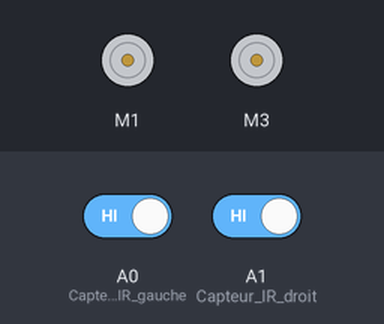
Bench run of a sketch on a simulated Arduino Uno, built with avr-gcc and run on an emulated ATmega328P. On the bench: 2 × DC motor (green arrow = forward, orange = backward, longer = faster). Inputs (shaded band) come from the test bench; at power-on: A0 (Capteur_IR_gauche) HIGH, A1 (Capteur_IR_droit) HIGH.

Above: at 1.2 s.
1.3 s: A0 (Capteur_IR_gauche) driven LOW
At 2.3 s:
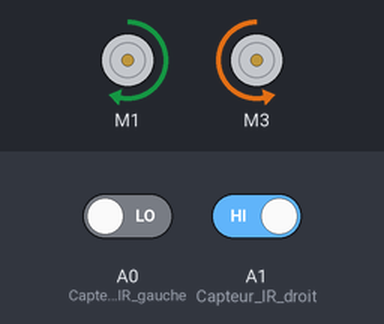
2.8 s: A1 (Capteur_IR_droit) driven LOW
At 3.5 s:
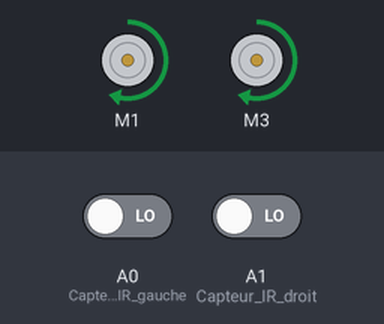
4.3 s: A0 (Capteur_IR_gauche) driven HIGH
At 4.6 s:
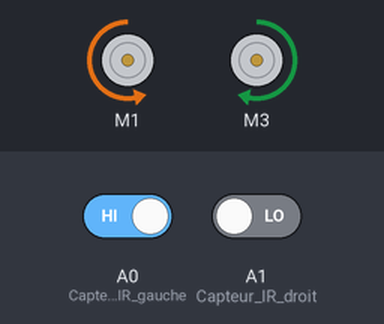
5.8 s: A1 (Capteur_IR_droit) driven HIGH
At 7.0 s:
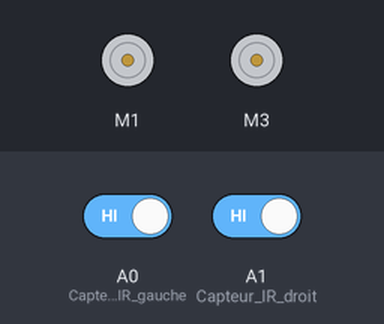
Timing chart, 0 to 8.3 s (numbered marks = the images above; inputs shaded):
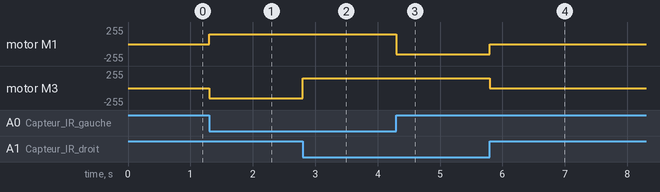

The sketch:

LineFollower.ino
```cpp
#include <Wire.h>
#include <Adafruit_MotorShield.h>

Adafruit_MotorShield AFMS = Adafruit_MotorShield();
Adafruit_DCMotor *myMotorLEFT = AFMS.getMotor(1);
Adafruit_DCMotor *myMotorRIGHT = AFMS.getMotor(3);

int M1_Speed = 150;
int M2_Speed = 150;

void setup() {
    Serial.begin(9600);
    AFMS.begin();

    pinMode(A0, INPUT); // Capteur IR gauche
    pinMode(A1, INPUT); // Capteur IR droit
}

void loop() {
    int LEFT_SENSOR = digitalRead(A0);
    int RIGHT_SENSOR = digitalRead(A1);

    if (RIGHT_SENSOR == 0 && LEFT_SENSOR == 0) {
        forward();
    }
    else if (RIGHT_SENSOR == 0 && LEFT_SENSOR == 1) {
        left();
    }
    else if (RIGHT_SENSOR == 1 && LEFT_SENSOR == 0) {
        right();
    }
    else if (RIGHT_SENSOR == 1 && LEFT_SENSOR == 1) {
        Stop();
    }
}

void forward() {
    myMotorLEFT->setSpeed(M1_Speed);
    myMotorRIGHT->setSpeed(M2_Speed);
    myMotorLEFT->run(FORWARD);
    myMotorRIGHT->run(FORWARD);
}

void backward() {
    myMotorLEFT->setSpeed(M1_Speed);
    myMotorRIGHT->setSpeed(M2_Speed);
    myMotorLEFT->run(BACKWARD);
    myMotorRIGHT->run(BACKWARD);
}

void right() {
    myMotorLEFT->setSpeed(M1_Speed);
    myMotorRIGHT->setSpeed(M2_Speed);
    myMotorLEFT->run(FORWARD);
    myMotorRIGHT->run(BACKWARD);
}

void left() {
    myMotorLEFT->setSpeed(M1_Speed);
    myMotorRIGHT->setSpeed(M2_Speed);
    myMotorLEFT->run(BACKWARD);
    myMotorRIGHT->run(FORWARD);
}

void Stop() {
    myMotorLEFT->setSpeed(0);
    myMotorRIGHT->setSpeed(0);
    myMotorLEFT->run(RELEASE);
    myMotorRIGHT->run(RELEASE);
}
```

Measured:
- after the input at 1.3 s, motor M1: stopped → forward 150/255 at once; motor M3: stopped → backward 150/255 at once
- after the input at 2.8 s, motor M3: backward 150/255 → forward 150/255 at once
- after the input at 4.3 s, motor M1: forward 150/255 → backward 150/255 at once
- after the input at 5.8 s, motor M1: backward 150/255 → stopped at once; motor M3: forward 150/255 → stopped at once
